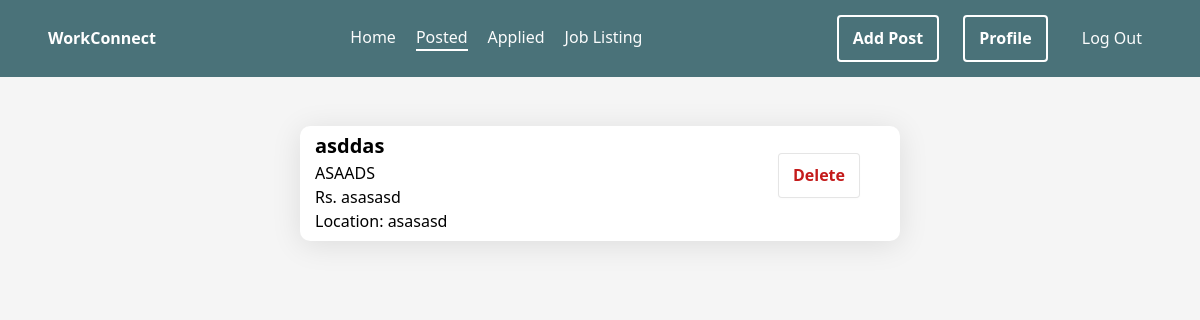
Before: /newco/posts (signed in) with the older database file.
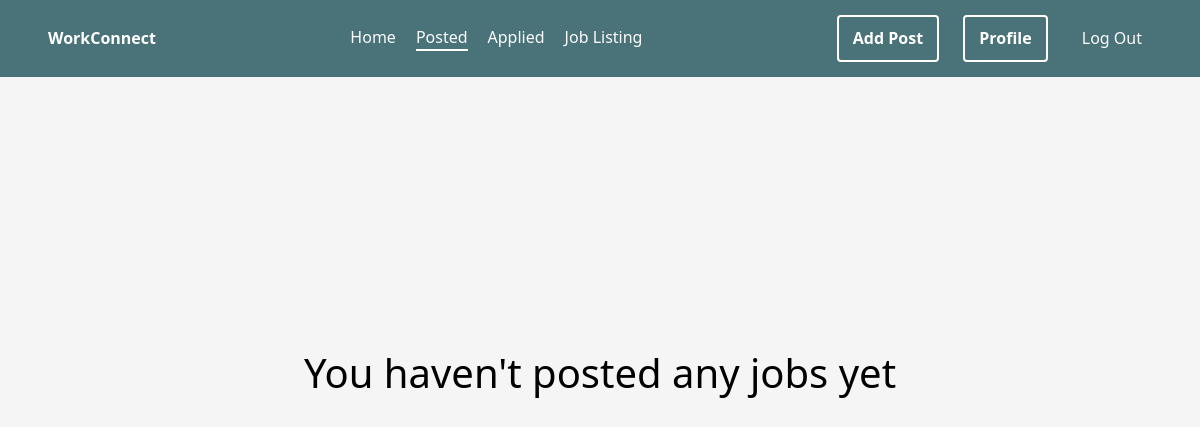
After: the same page with the newer database file.
### newco/models.py (models this page shows, shortened)
class Job(models.Model):
    user = models.ForeignKey(User,on_delete=models.CASCADE)
    title = models.CharField(max_length=255)
    description = models.TextField()
    job_specification = models.CharField(max_length=255)
    salary = models.CharField(max_length=32)
    location = models.CharField(max_length=32)
    people_applied = models.IntegerField(default=0)
    applied = models.ManyToManyField(User,related_name='users_applied',blank=True)

### newco/views.py (the view)
# urls.py: path('posts',views.posts,name='posted'),
def posts(request):
    jobs = Job.objects.filter(user=request.user)
    if jobs.count() == 0:
        jobs = None
    else:
        jobs = reversed(jobs)
    return render(request,'newco/postedjobs.html',{'jobs':jobs})

### newco/templates/newco/postedjobs.html (shortened to what this page needs)
{% extends 'newco/layout.html' %}
{% block body %}
{% if jobs %}
<div class="w-100 h-auto center">
    <div class="w-50 d-block m-3">
        {% for job in jobs %}
            <a href="{% url 'job-profile' job.id %}" class="w-100">
                <div class="post column form w-100 flex-row">
                    <div class="flex-column w-100">
                        <div class="w-100 lead" style="font-weight: 600;">{{ job.title }}</div>
                        <div class="w-100 ">{{ job.job_specification }}</div>
                        <div class="w-100 ">Rs. {{ job.salary }}</div>
                        <div class="w-100 " >Location: {{ job.location }}</div>
                    </div>
                </a>
                {% if request.user == job.user %}
                    <div class="w-25 center" style="height: 90px;"><a href="delete/{{ job.id }}"><button type="button" class="del-btn">Delete</button></a></div>
                {% else %}
                    <div class="w-25 center" style="height: 90px;"><a href="{% url 'unapply' job.id %} "><button type="button" class="del-btn">Unapply</button></a></div>
                {% endif %}
            </div>
        {% endfor %}
    </div>
{% else %}
    <div class="w-100 h-75 center">
        {% if 'applied' in request.path %}
            <div class="display-6 h1">You haven't applied for any jobs yet</div>
        {% elif 'posts' in request.path %}
            <div class="display-6 h1">You haven't posted any jobs yet</div>
        {% endif %}
    </div>
{% endif %}
{% endblock %}

Changed rows visible on the page:
removed Job: title "asddas", job_specification "ASAADS", salary "asasasd", location "asasasd"
Other visible differences:
text now shown: "You haven't posted any jobs yet"
